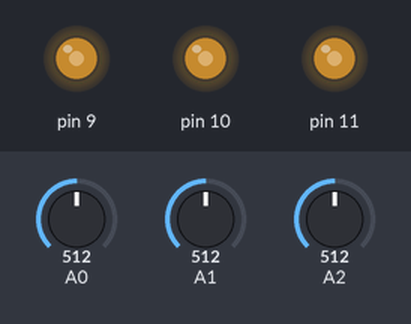
The sketch below on a simulated Arduino Uno, built with avr-gcc and run on an emulated ATmega328P. On the bench: output pins drawn as LEDs (lit = HIGH). Inputs (shaded band) come from the test bench; at power-on: A0 = 512, A1 = 512, A2 = 512.

Above: at 1.2 s.
1.3 s: A0 set to 716
At 2.5 s:
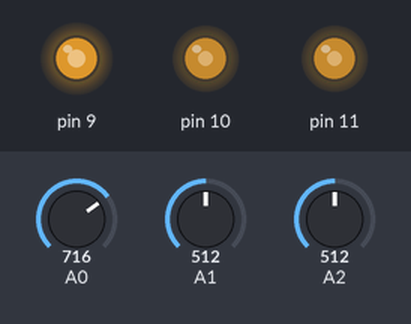
2.8 s: A1 set to 716
At 3.7 s:
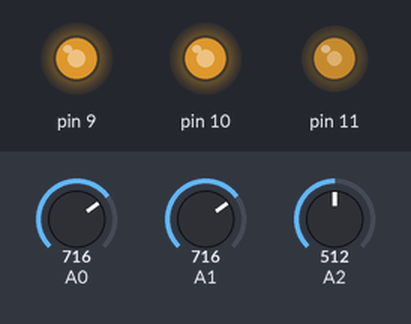
4.3 s: A2 set to 716
At 4.8 s:
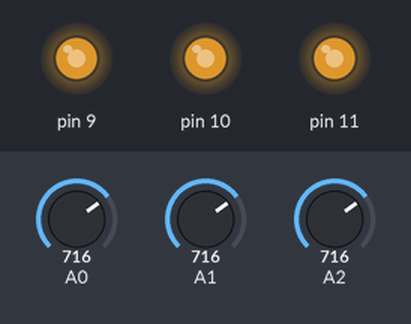
5.8 s: A0 set to 900
At 7.0 s:
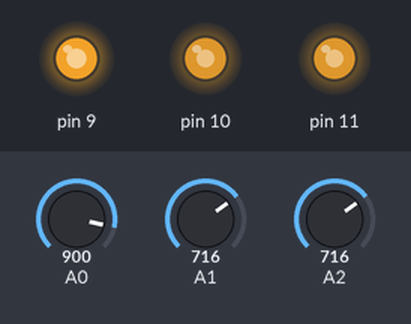
7.3 s: A1 set to 900
At 8.3 s:
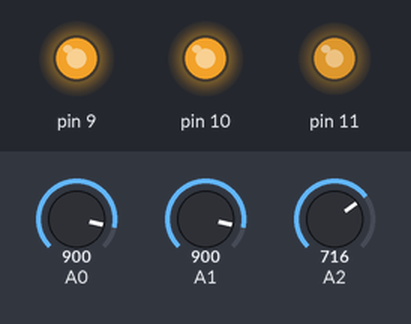
8.8 s: A2 set to 900
At 9.4 s:
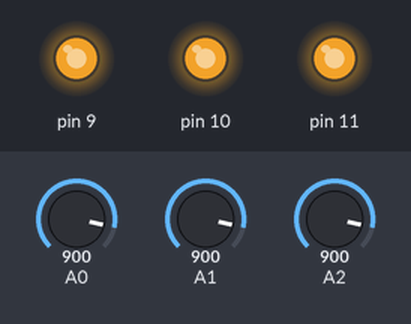
Timing chart, 0 to 11.3 s (numbered marks = the images above; inputs shaded):
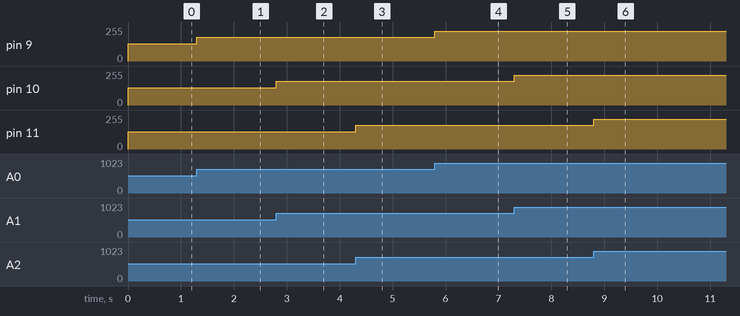

Measured:
- after the input at 1.3 s, pin 9: 128/255 → 179/255 at once
- after the input at 2.8 s, pin 10: 128/255 → 179/255 at once
- after the input at 4.3 s, pin 11: 128/255 → 179/255 at once
- after the input at 5.8 s, pin 9: 179/255 → 225/255 at once
- after the input at 7.3 s, pin 10: 179/255 → 225/255 at once
- after the input at 8.8 s, pin 11: 179/255 → 225/255 at once

The sketch:

SIK_Color_Mixer.ino
```cpp
//setup runs once when powered up
void setup()
{
  //RGB LED with red, green and blue attached to pins 9,10 and 11
  pinMode(9,OUTPUT);
  pinMode(10,OUTPUT);
  pinMode(11,OUTPUT);
}

//loop runs over and over again
void loop()
{
//create 3 local variables one for each color value
//red is set to potentiometer on A0
int r= analogRead(A0);
//green is set to potentiometer on A1
int g= analogRead(A1);
//blue is set to potentiometer on A2
int b= analogRead(A2);

//write color values to each PWM pin on for the RGB LED
//values are divdied by 4 to scale the range from 0-1023 to 0-255
analogWrite(9,r/4);
analogWrite(10,g/4);
analogWrite(11,b/4);
}
```
